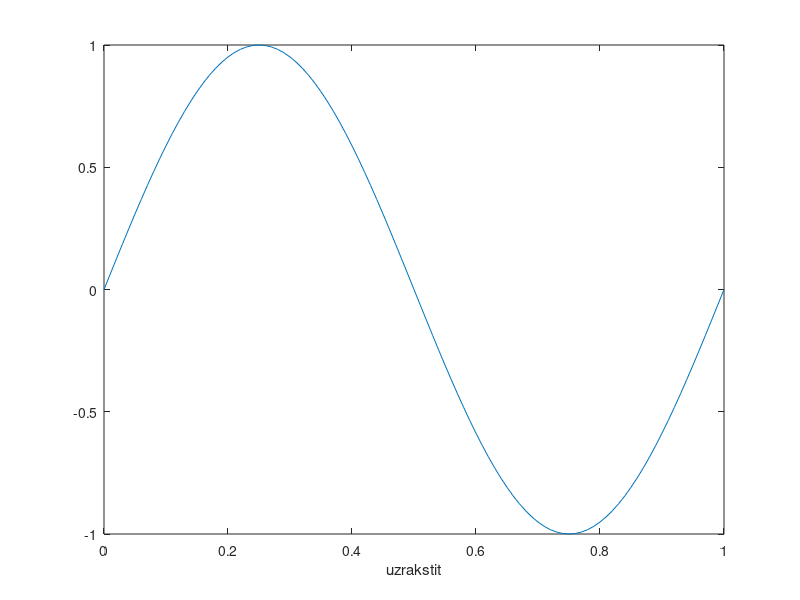

Reproduce this figure in MATLAB.
%% 1.Labaratorijas darbs
%% Merijumu datu apstrade
%% Darba merki
% * iemacities apstradat merijumu datus
% * iemacities veidot atskaites izmantojot
% report generator
% * iemacities nolasit datus no grafika
%% Dots sekojosajs grafiks
%
% <<../bilde6.png>>
%
t = 0:0.01:1;
y = sin(2*pi*t);
plot(t,y);
xlabel('uzrakstit');
C=1;
%% Polinoma koeficienti
C
%% Secinajumi:
% * secinajumos jaraksta no esam
% iemacijusies sini darba
% * vai ari jaskatas darba merkus
% * secinajumiem jabut unikaliem